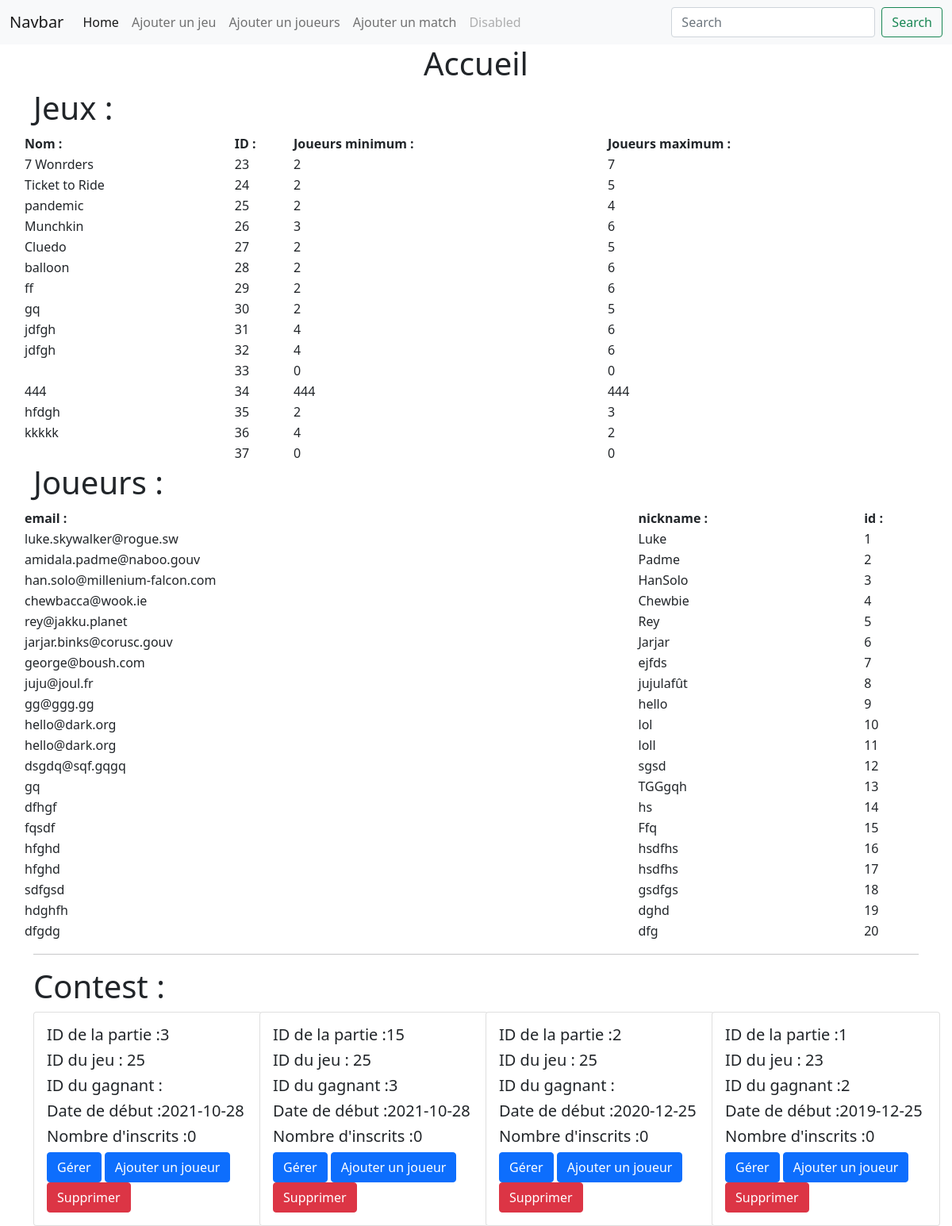
The page / on the database its author committed.
### tables this page shows
CREATE TABLE `game` (
  `id` int(11) NOT NULL,
  `title` varchar(50) NOT NULL,
  `min_player` int(11) NOT NULL,
  `max_player` int(11) NOT NULL
);

CREATE TABLE `player` (
  `id` int(11) NOT NULL,
  `email` varchar(50) NOT NULL,
  `nickname` varchar(50) NOT NULL
);

CREATE TABLE `contest` (
  `id` int(11) NOT NULL,
  `game_id` int(11) NOT NULL,
  `start_date` date NOT NULL,
  `winner_id` int(11) DEFAULT NULL
);

### config/config.php (called while the page is built, shortened)
<?php
$routes=[
    ''=>['HomeController', 'accueil'],
    '/'=>['HomeController', 'accueil'],
    '/contest/manage'=>['HomeController','manageContest'],
    '/challenger/add'=>['HomeController','listChallenger'],
    '/challenger/register'=>['HomeController','registerChallenger'],
    '/game/add'=>['HomeController', 'addGame'],
    '/game/delete'=>['HomeController', 'deleteGame'],
    '/player/add'=>['HomeController', 'addPlayer'],
    '/player/delete'=>['HomeController', 'deletePlayer'],
    '/contest/add'=>['HomeController', 'addContest'],
    '/contest/delete'=>['HomeController', 'deleteContest'],
    '/category/add'=>['HomeController', 'addCategory'],
    '/category/list'=>['HomeController', 'listCategory'],
    '/category/delete'=>['HomeController', 'deleteCategory']
]
;

### src/controller/HomeController.php (called while the page is built, shortened)
<?php
class HomeController
{
    public static function accueil()
    {
        $games = Game::readAll();
        $players = Player::readAll();
        $contests = Contest::readAll();
        include(VIEW . '/home/home.php');
    }
}

### public/index.php (called while the page is built, shortened)
<?php
require_once(__DIR__.'/../config/config.php');
require_once(__DIR__.'/../config/param.php');

### config/Db.php (called while the page is built)
<?php
class Db
{
    protected static function getDb()
    {
        try {
            $bdd= new PDO('mysql:host='.CONFIG['db']['host'].';dbname='.CONFIG['db']['dbname'].';charset=utf8;port='.CONFIG['db']['port'], CONFIG['db']['username'], CONFIG['db']['password'],[
                'ATTR_ERRMODE'=>PDO::ERRMODE_EXCEPTION,
            ]);
            return $bdd;
        }catch (Exception $e){
            var_dump($e);
        die;
        }
    }
}

### src/model/Game.php (called while the page is built, shortened)
<?php
class Game extends Db
{
    public static function readAll()
    {
        $request="SELECT * FROM game";
        $response=self::getDb()->prepare($request);
        $response->execute();
         return $response->fetchAll(PDO::FETCH_ASSOC);
    }
}

### src/model/Player.php (called while the page is built, shortened)
<?php
class Player extends Db
{
    public static function readAll()
    {
        $request="SELECT * FROM player";
        $response=self::getDb()->prepare($request);
        $response->execute();
         return $response->fetchAll(PDO::FETCH_ASSOC);
    }
}

### src/model/Contest.php (called while the page is built, shortened)
<?php
class Contest extends Db
{
    public static function readAll()
    {
        $request="SELECT * FROM contest ORDER BY start_date  DESC";
        $response=self::getDb()->prepare($request);
        $response->execute();
         return $response->fetchAll(PDO::FETCH_ASSOC);
    }
}

### view/home/home.php (the view, shortened to what this page needs)
<?php
include(VIEW . '/include/header.php');
?>
<div class="text-center">
    <h1>Accueil</h1>
</div>
<div class="row justify-content-around">
<table border="0">
    <h1>Jeux :</h1>
<th>Nom :</th>
<th>ID :</th>
<th>Joueurs minimum :</th>
<th>Joueurs maximum :</th>
    <?php  foreach ($games as $game):
        ?>
    <div >
        <div >
            <div>
                <tr>
                <td ><?= $game['title']  ?></td>
                <td ><?= $game['id'] ?> </td>
                <td ><?= $game['min_player'] ?> </td>
                <td ><?= $game['max_player'] ?> </td>
    </tr>
            </div>
        </div>
    </div>
    <?php  endforeach;  ?>
    </table>
</div>
<div class="row justify-content-around">
<table border="0">
    <tr>
    <h1>Joueurs :</h1>
<th>email :</th>
<th>nickname :</th>
<th>id :</th>
</tr>
    <?php  foreach ($players as $player):
        ?>
    <div >
        <div  >
            <div>
                <tr>
                <td ><?= $player['email']  ?></td>
                <td ><?= $player['nickname'] ?> </td>
                <td ><?= $player['id'] ?> </td>
    </tr>
            </div>
        </div>
    </div>
    <?php  endforeach;  ?>
    </table>
</div>
    <hr>
<h1>Contest :</h1>
<div class="row justify-content-around">
<?php  foreach ($contests as $contest):
$currentDate = $contest['start_date'];
?>
<div class="col-md-3">
<div class="card" style="<?php if(date('Y-m-d')<=$currentDate){?>background-color:grey;<?php }?>width: 18rem;">
    <div class="card-body">
    <h5 class="card-title">ID de la partie :<?= $contest['id'];?> </h5>
        <h5 class="card-title">ID du jeu : <?= $contest['game_id'] ?> </h5>
<h5 class="card-title">ID du gagnant :<?= $contest['winner_id'] ?> </h5>
<h5 class="card-title">Date de début :<?= $contest['start_date'] ?> </h5>
<h5 class="card-title">Nombre d'inscrits :<?= $contest['player_registered']?? 0?> </h5>
        <a href="<?= BASE_PATH.'/contest/add?id='.$contest['id'] ?>" class="btn btn-primary">Gérer</a>
        <a href="<?= BASE_PATH.'/challenger/add?id='.$contest['id'] ?>" class="btn btn-primary">Ajouter un joueur</a>
        <a onclick="return(confirm('Etes vous sur de vouloir supprimer le produit?'))" href="<?= BASE_PATH.'/contest/delete?id='.$product['id'] ?>" class="btn btn-danger">Supprimer</a>
    </div>
</div>
</div>
<?php  endforeach;  ?>
    </div>
<?php
include(VIEW . '/include/footer.php');
?>

### config/param.php (shortened to what this page needs)
<?php
spl_autoload_register(function ($classname) {
    $possibility = ['config', 'src/controller', 'src/model'];
    foreach ($possibility as $folder):
        $file = '../' . $folder . '/' . $classname . '.php';
    endforeach;
});
    $url = $_SERVER['REQUEST_URI'];
    $request = explode('index.php', $url);
    if (count($request) > 1):
        $requestRoute=$request[1];
        $requestRoute=explode('?', $requestRoute)[0];
    else:
        $requestRoute='';
    endif;
$paths= array_keys($routes);
if (in_array($requestRoute, $paths)){
    $finalRequest=$routes[$requestRoute];
    $class=$finalRequest[0];
    $method=$finalRequest[1];
    $class::$method();
}

### view/include/header.php (shortened to what this page needs)
<!doctype html>
<html lang="en">
<head>
    <link href="https://cdn.jsdelivr.net/npm/bootstrap@5.1.3/dist/css/bootstrap.min.css" rel="stylesheet">
</head>
<body>
<nav class="navbar navbar-expand-lg navbar-light bg-light">
    <div class="container-fluid">
        <a class="navbar-brand" href="<?= BASE_PATH ?>">Navbar</a>
        <div class="collapse navbar-collapse" id="navbarSupportedContent">
            <ul class="navbar-nav me-auto mb-2 mb-lg-0">
                <li class="nav-item">
                    <a class="nav-link active" aria-current="page" href="<?= BASE_PATH ?>">Home</a>
                </li>
                <li class="nav-item">
                    <a class="nav-link" href="<?= BASE_PATH.'/game/add' ?>">Ajouter un jeu</a>
                </li>
                <li class="nav-item">
                    <a class="nav-link" href="<?= BASE_PATH.'/player/add' ?>">Ajouter un joueurs</a>
                </li>
                <li class="nav-item">
                    <a class="nav-link" href="<?= BASE_PATH.'/contest/add' ?>">Ajouter un match</a>
                </li>
                <li class="nav-item">
                    <a class="nav-link disabled">Disabled</a>
                </li>
            </ul>
            <form class="d-flex">
                <input class="form-control me-2" type="search" placeholder="Search" aria-label="Search">
                <button class="btn btn-outline-success" type="submit">Search</button>
            </form>
        </div>
    </div>
</nav>
<div class="container">

### view/include/footer.php (shortened to what this page needs)
</div>
</body>
</html>

### rows shown on the page
game: title "7 Wonrders", id "23", min_player "2", max_player "7"
game: title "Ticket to Ride", id "24", min_player "2", max_player "5"
game: title "pandemic", id "25", min_player "2", max_player "4"
game: title "Munchkin", id "26", min_player "3", max_player "6"
game: title "Cluedo", id "27", min_player "2", max_player "5"
game: title "balloon", id "28", min_player "2", max_player "6"
game: title "ff", id "29", min_player "2", max_player "6"
game: title "gq", id "30", min_player "2", max_player "5"
game: title "jdfgh", id "31", min_player "4", max_player "6"
game: title "jdfgh", id "32", min_player "4", max_player "6"
game: id "33", min_player "0", max_player "0"
game: title "444", id "34", min_player "444", max_player "444"
game: title "hfdgh", id "35", min_player "2", max_player "3"
game: title "kkkkk", id "36", min_player "4", max_player "2"
game: id "37", min_player "0", max_player "0"
player: email "luke.skywalker@rogue.sw", nickname "Luke", id "1"
player: email "amidala.padme@naboo.gouv", nickname "Padme", id "2"
player: email "han.solo@millenium-falcon.com", nickname "HanSolo", id "3"
player: email "chewbacca@wook.ie", nickname "Chewbie", id "4"
player: email "rey@jakku.planet", nickname "Rey", id "5"
player: email "jarjar.binks@corusc.gouv", nickname "Jarjar", id "6"
player: email "george@boush.com", nickname "ejfds", id "7"
player: email "juju@joul.fr", nickname "jujulafût", id "8"
player: email "gg@ggg.gg", nickname "hello", id "9"
player: email "hello@dark.org", nickname "lol", id "10"
player: email "hello@dark.org", nickname "loll", id "11"
player: email "dsgdq@sqf.gqgq", nickname "sgsd", id "12"
player: email "gq", nickname "TGGgqh", id "13"
player: email "dfhgf", nickname "hs", id "14"
player: email "fqsdf", nickname "Ffq", id "15"
player: email "hfghd", nickname "hsdfhs", id "16"
player: email "hfghd", nickname "hsdfhs", id "17"
player: email "sdfgsd", nickname "gsdfgs", id "18"
player: email "hdghfh", nickname "dghd", id "19"
player: email "dfgdg", nickname "dfg", id "20"
contest: id "3", game "25", start_date "2021-10-28", player_registered "0"
contest: id "15", game "25", winner "3", start_date "2021-10-28", player_registered "0"
contest: id "2", game "25", start_date "2020-12-25", player_registered "0"
contest: id "1", game "23", winner "2", start_date "2019-12-25", player_registered "0"
